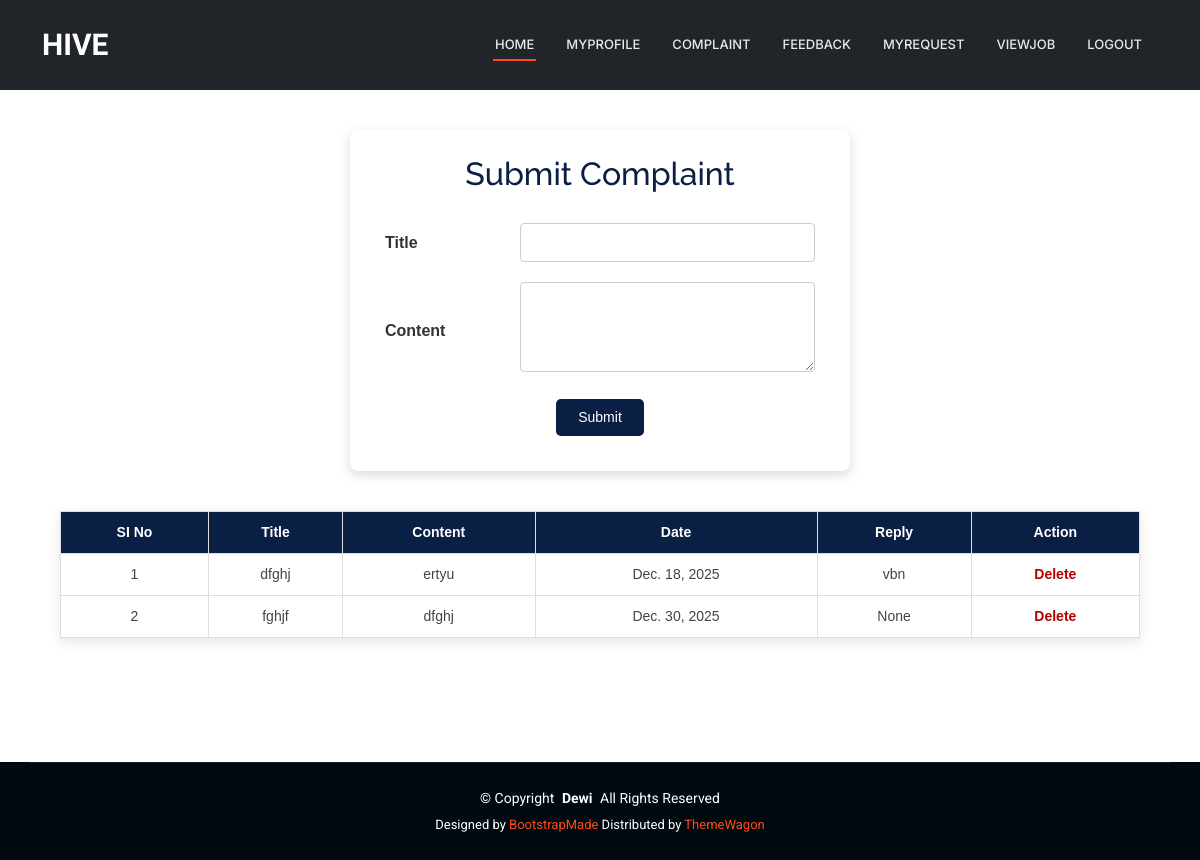
/User/Complaint/ (signed in), run on the app's committed database.
### User/models.py (models this page shows)
class tbl_complaint(models.Model):
    complaint_title=models.CharField(max_length=50)
    complaint_content=models.CharField(max_length=50)
    complaint_date=models.DateField(auto_now_add=True)
    complaint_reply=models.CharField(max_length=50,null=True)
    complaint_status=models.IntegerField(default=0)
    user_id=models.ForeignKey(tbl_user,on_delete=models.CASCADE)

### User/views.py (the view)
# urls.py: path('Complaint/',views.Complaint,name="Complaint"),
def Complaint(request):
    complaintdata= tbl_complaint.objects.filter(user_id=request.session['uid'])
    if request.method == "POST":
        title=request.POST.get("txt_title")
        content=request.POST.get("txt_content")
        user= tbl_user.objects.get(id=request.session['uid'])
        tbl_complaint.objects.create(complaint_title=title,complaint_content=content,user_id=user)
        return render(request,'User/Complaint.html',{'msg':'Complaint Registered...'})
    else:
        return render(request,'User/Complaint.html',{'complaintdata':complaintdata})

### User/Templates/User/Complaint.html (shortened to what this page needs)
{% extends 'User/Header.html' %}
{% block content %}
<head>
</head>
<div class="complaint-wrapper">
    <div class="complaint-form-card">
        <h2>Submit Complaint</h2>
        <form action="" method="POST">
            <table class="complaint-form-table">
                <tr>
                    <td class="complaint-label">Title</td>
                    <td>
                        <input type="text" name="txt_title" required class="complaint-input">
                    </td>
                </tr>
                <tr>
                    <td class="complaint-label">Content</td>
                    <td>
                        <textarea name="txt_content" required class="complaint-textarea"></textarea>
                    </td>
                </tr>
                <tr>
                    <td colspan="2" align="center">
                        <input type="submit" value="Submit" class="complaint-submit-btn">
                    </td>
                </tr>
            </table>
        </form>
    </div>
    <table class="complaint-list-table">
        <tr>
            <th>SI No</th>
            <th>Title</th>
            <th>Content</th>
            <th>Date</th>
            <th>Reply</th>
            <th>Action</th>
        </tr>
        {% for i in complaintdata %}
        <tr>
            <td>{{ forloop.counter }}</td>
            <td>{{ i.complaint_title }}</td>
            <td>{{ i.complaint_content }}</td>
            <td>{{ i.complaint_date }}</td>
            <td>{{ i.complaint_reply }}</td>
            <td>
                <a href="{% url 'User:DeleteComplaint' i.id %}" class="complaint-delete-link">
                    Delete
                </a>
            </td>
        </tr>
        {% endfor %}
    </table>
</div>
{% endblock %}

### Guest/static/Main/assets/css/main.css (style rules this page uses)
:root { --default-font: "Roboto", system-ui, -apple-system, "Segoe UI", Roboto, "Helvetica Neue", Arial, "Noto Sans", "Liberation Sans", sans-serif, "Apple Color Emoji", "Segoe UI Emoji", "Segoe UI Symbol", "Noto Color Emoji"; --heading-font: "Raleway", sans-serif; --nav-font: "Inter", sans-serif; }
:root { --background-color: #ffffff; --default-color: #444444; --heading-color: #273d4e; --accent-color: #ff4a17; --surface-color: #ffffff; --contrast-color: #ffffff; }
:root { --nav-color: #e5eaee; --nav-hover-color: #ff4a17; --nav-mobile-background-color: #ffffff; --nav-dropdown-background-color: #ffffff; --nav-dropdown-color: #444444; --nav-dropdown-hover-color: #ff4a17; }
:root { scroll-behavior: smooth; }
body { color: var(--default-color); background-color: var(--background-color); font-family: var(--default-font); }
a { color: var(--accent-color); text-decoration: none; transition: 0.3s; }
h1, h2, h3, h4, h5, h6 { color: var(--heading-color); font-family: var(--heading-font); }

### User/Templates/User/Complaint.html (style rules this page uses)
.complaint-wrapper { width: 100%; display: flex; flex-direction: column; align-items: center; gap: 40px; margin-top: 30px; font-family: Arial, sans-serif; }
.complaint-form-card { width: 500px; background-color: #ffffff; padding: 25px; border-radius: 8px; box-shadow: 0 4px 12px rgba(0, 0, 0, 0.15); }
.complaint-form-card h2 { text-align: center; margin-bottom: 20px; color: #0a1f44; }
.complaint-form-table { width: 100%; border-collapse: collapse; }
.complaint-form-table td { padding: 10px; }
.complaint-label { font-weight: bold; color: #333; width: 30%; }
.complaint-input, .complaint-textarea { width: 100%; padding: 8px; border: 1px solid #ccc; border-radius: 4px; font-size: 14px; }
.complaint-textarea { height: 90px; resize: vertical; }
.complaint-submit-btn { background-color: #0a1f44; color: #ffffff; border: none; padding: 8px 22px; border-radius: 5px; cursor: pointer; font-size: 14px; }
.complaint-list-table { width: 90%; border-collapse: collapse; background-color: #ffffff; box-shadow: 0 4px 12px rgba(0, 0, 0, 0.1); }
.complaint-list-table th, .complaint-list-table td { padding: 10px; border: 1px solid #ddd; text-align: center; font-size: 14px; }
.complaint-list-table th { background-color: #0a1f44; color: #ffffff; }
.complaint-delete-link { color: #b30000; font-weight: bold; text-decoration: none; }

### data on the page
tbl_complaint: complaint_title "dfghj", complaint_content "ertyu", complaint_date "Dec. 18, 2025", complaint_reply "vbn"
tbl_complaint: complaint_title "fghjf", complaint_content "dfghj", complaint_date "Dec. 30, 2025", complaint_reply "None"
